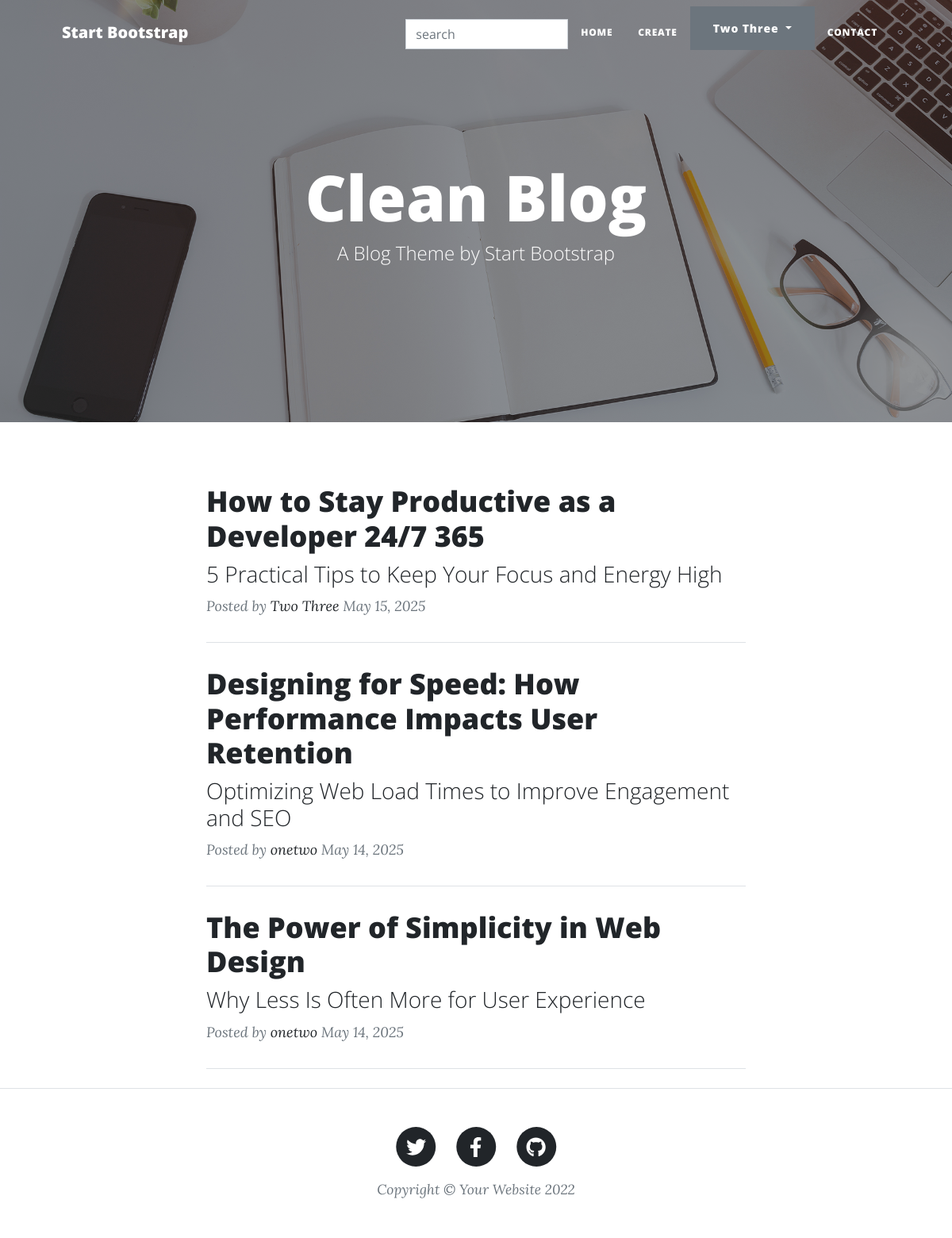
Screenshot of /categories/category.php?cat_id=3 (signed in) with the database file from the repository.
### tables this page shows
CREATE TABLE `posts` (
  `id` int(10) NOT NULL,
  `title` varchar(200) NOT NULL,
  `subtitle` varchar(200) NOT NULL,
  `body` text NOT NULL,
  `status` int(1) NOT NULL DEFAULT 0,
  `category_id` varchar(20) NOT NULL,
  `img` varchar(200) NOT NULL,
  `user_id` varchar(200) NOT NULL,
  `user_name` varchar(200) NOT NULL,
  `created_at` timestamp NOT NULL DEFAULT current_timestamp()
);

### categories/category.php (the view, shortened to what this page needs)
<?php
require '../includes/header.php'; ?>
<?php require '../config/config.php'; ?>
<?php
    if(isset($_GET['cat_id'])) {
        $id = $_GET['cat_id'];
        $posts = $conn->query("SELECT posts.id AS id, posts.title AS title, posts.subtitle AS subtitle, posts.user_name AS user_name, posts.created_at AS created_at, posts.category_id AS category_id, posts.status AS status FROM categories JOIN posts ON categories.id = posts.category_id
        WHERE posts.category_id='$id' AND status = 1 ORDER BY posts.created_at DESC");
        $posts->execute();
        $rows = $posts->fetchAll(PDO::FETCH_OBJ);
    } else {
        header('location: http://localhost/clean-blog/404.php');
    }
?>
        <div class="row gx-4 gx-lg-5 justify-content-center">
                <div class="col-md-10 col-lg-8 col-xl-7">
                <?php foreach($rows as $row) : ?>
                    <div class="post-preview">
                        <a href="http://localhost/clean-blog/posts/post.php?post_id=<?php echo $row->id; ?>">
                            <h2 class="post-title"><?php echo $row->title; ?></h2>
                            <h3 class="post-subtitle"><?php echo $row->subtitle;?></h3>
                        </a>
                        <p class="post-meta">
                            Posted by
                            <a href="#!"><?php echo $row->user_name; ?></a>
                            <?php
                                $created_at = $row->created_at;
                                $formattedDate = date("F j, Y", strtotime($created_at));
                                echo $formattedDate;
                            ?>
                        </p>
                    </div>
                    <hr class="my-4" />
                <?php endforeach; ?>
                </div>
        </div>
<?php require '../includes/footer.php'; ?>

### rows the page displays
posts: title "How to Stay Productive as a Developer 24/7 365", subtitle "5 Practical Tips to Keep Your Focus and Energy High", user_name "Two Three", created_at "May 15, 2025"
posts: title "Designing for Speed: How Performance Impacts User Retention", subtitle "Optimizing Web Load Times to Improve Engagement and SEO", user_name "onetwo", created_at "May 14, 2025"
posts: title "The Power of Simplicity in Web Design", subtitle "Why Less Is Often More for User Experience", user_name "onetwo", created_at "May 14, 2025"

### other values shown
$_SESSION['username'] "Two Three"
